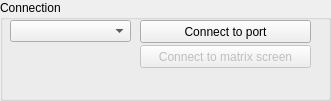
   <widget class="QGroupBox" name="groupBox">
    <property name="geometry">
     <rect>
      <x>10</x>
      <y>10</y>
      <width>331</width>
      <height>101</height>
     </rect>
    </property>
    <property name="title">
     <string>Connection</string>
    </property>
    <widget class="QPushButton" name="connect_button_conn">
     <property name="geometry">
      <rect>
       <x>140</x>
       <y>20</y>
       <width>171</width>
       <height>23</height>
      </rect>
     </property>
     <property name="text">
      <string>Connect to port</string>
     </property>
    </widget>
    <widget class="QComboBox" name="port_list_combo">
     <property name="geometry">
      <rect>
       <x>10</x>
       <y>20</y>
       <width>121</width>
       <height>22</height>
      </rect>
     </property>
    </widget>
    <widget class="QPushButton" name="connect_to_matrix_screen">
     <property name="enabled">
      <bool>false</bool>
     </property>
     <property name="geometry">
      <rect>
       <x>140</x>
       <y>45</y>
       <width>171</width>
       <height>23</height>
      </rect>
     </property>
     <property name="text">
      <string>Connect to matrix screen</string>
     </property>
    </widget>
    <widget class="QLabel" name="hw_label">
     <property name="geometry">
      <rect>
       <x>10</x>
       <y>50</y>
       <width>21</width>
       <height>20</height>
      </rect>
     </property>
     <property name="text">
      <string/>
     </property>
    </widget>
    <widget class="QLabel" name="sw_label">
     <property name="enabled">
      <bool>true</bool>
     </property>
     <property name="geometry">
      <rect>
       <x>10</x>
       <y>70</y>
       <width>21</width>
       <height>20</height>
      </rect>
     </property>
     <property name="text">
      <string/>
     </property>
    </widget>
    <widget class="QLabel" name="hw_label_id">
     <property name="geometry">
      <rect>
       <x>40</x>
       <y>50</y>
       <width>95</width>
       <height>20</height>
      </rect>
     </property>
     <property name="text">
      <string/>
     </property>
    </widget>
    <widget class="QLabel" name="sw_label_id">
     <property name="geometry">
      <rect>
       <x>40</x>
       <y>70</y>
       <width>95</width>
       <height>20</height>
      </rect>
     </property>
     <property name="text">
      <string/>
     </property>
    </widget>
    <widget class="QLabel" name="info_label">
     <property name="geometry">
      <rect>
       <x>144</x>
       <y>70</y>
       <width>171</width>
       <height>20</height>
      </rect>
     </property>
     <property name="text">
      <string/>
     </property>
     <property name="alignment">
      <set>Qt::AlignCenter</set>
     </property>
     <property name="openExternalLinks">
      <bool>true</bool>
     </property>
    </widget>
   </widget>
